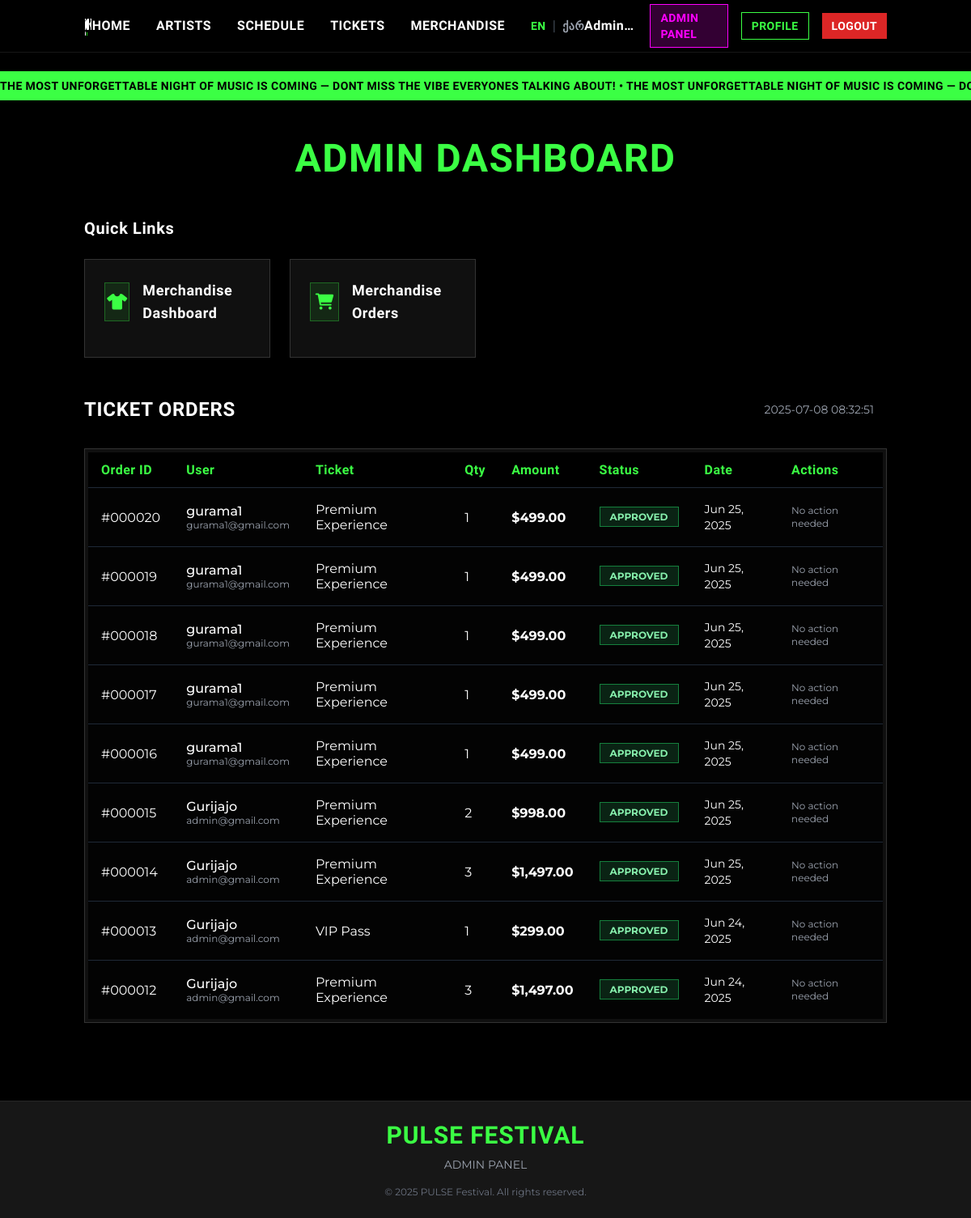
Page /admin/dashboard.php (signed in) on the committed database.
### tables this page shows
CREATE TABLE `orders` (
  `id` int NOT NULL,
  `user_id` int NOT NULL,
  `ticket_type_id` int NOT NULL,
  `id_number` varchar(50) DEFAULT NULL,
  `quantity` int NOT NULL,
  `total_amount` decimal(10,2) NOT NULL,
  `status` enum('pending','approved','rejected','completed') DEFAULT 'pending',
  `payment_method` varchar(50) DEFAULT NULL,
  `qr_code` varchar(255) DEFAULT NULL,
  `created_at` timestamp NULL DEFAULT CURRENT_TIMESTAMP
);

CREATE TABLE `users` (
  `id` int NOT NULL,
  `username` varchar(50) NOT NULL,
  `email` varchar(100) NOT NULL,
  `password` varchar(255) NOT NULL,
  `first_name` varchar(50) NOT NULL,
  `last_name` varchar(50) NOT NULL,
  `phone` varchar(20) DEFAULT NULL,
  `id_number` varchar(50) NOT NULL,
  `is_admin` tinyint(1) DEFAULT '0',
  `created_at` timestamp NULL DEFAULT CURRENT_TIMESTAMP,
  `is_active` tinyint(1) DEFAULT '1',
  `failed_login_attempts` int DEFAULT '0',
  `last_failed_login` timestamp NULL DEFAULT NULL,
  `session_invalidated_at` timestamp NULL DEFAULT NULL
);

CREATE TABLE `ticket_types` (
  `id` int NOT NULL,
  `name` varchar(50) NOT NULL,
  `price` decimal(10,2) NOT NULL,
  `description` text,
  `total_quantity` int NOT NULL,
  `available_quantity` int NOT NULL,
  `is_active` tinyint(1) DEFAULT '1',
  `created_at` timestamp NULL DEFAULT CURRENT_TIMESTAMP
);

### includes/functions.php (called while the page is built, shortened)
<?php
function getAllOrders() {
    $database = new Database();
    $conn = $database->getConnection();
    $query = "SELECT o.*, u.username, u.email, tt.name as ticket_name
              FROM orders o
              JOIN users u ON o.user_id = u.id
              JOIN ticket_types tt ON o.ticket_type_id = tt.id
              ORDER BY o.created_at DESC";
    $stmt = $conn->prepare($query);
    $stmt->execute();
    return $stmt->fetchAll(PDO::FETCH_ASSOC);
}
?>

### admin/dashboard.php (the view, shortened to what this page needs)
<?php
require_once '../includes/functions.php';
$currentDateTime = '2025-07-08 08:32:51';
$currentUser = isset($_SESSION['user_name']) ? $_SESSION['user_name'] : 'Guest';
$lang = $_GET['lang'] ?? $_SESSION['lang'] ?? 'en';
$t = $translations[$lang];
$orders = getAllOrders();
?>
<!DOCTYPE html>
<html lang="<?php echo $lang; ?>" class="dark">
<head>
    <script src="https://cdn.tailwindcss.com"></script>
    <link rel="stylesheet" href="https://cdnjs.cloudflare.com/ajax/libs/font-awesome/6.0.0/css/all.min.css">
</head>
<body class="bg-black text-white main-font min-h-screen">
    <nav class="fixed top-0 w-full z-50 bg-black backdrop-blur-sm border-b border-neutral-900" x-data="{ mobileMenu: false }">
        <div class="container mx-auto px-4">
            <div class="flex items-center justify-between h-16">
                <a href="../index.php" class="flex items-center space-x-2 z-20">
                    <img src="../images/logo.jfif" alt="PULSE Festival Logo" class="logo-image">
                </a>
                <div class="hidden md:flex items-center space-x-6 lg:space-x-8">
                    <a href="../index.php#home" class="hover:text-festival-yellow transition-colors festival-font"><?php echo $t['home']; ?></a>
                    <a href="../index.php#artists" class="hover:text-festival-yellow transition-colors festival-font"><?php echo $t['artists']; ?></a>
                    <a href="../index.php#schedule" class="hover:text-festival-yellow transition-colors festival-font"><?php echo $t['schedule']; ?></a>
                    <a href="../index.php#tickets" class="hover:text-festival-yellow transition-colors festival-font"><?php echo $t['tickets']; ?></a>
                    <a href="../merch.php" class="hover:text-festival-yellow transition-colors festival-font"><?php echo $t['merchandise']; ?></a>
                    <div class="flex items-center space-x-2">
                        <a href="?lang=en" class="<?php echo $lang === 'en' ? 'text-festival-yellow' : 'text-gray-400'; ?> hover:text-festival-yellow transition-colors text-sm festival-font font-bold">EN</a>
                        <span class="text-gray-600">|</span>
                        <a href="?lang=ka" class="<?php echo $lang === 'ka' ? 'text-festival-yellow' : 'text-gray-400'; ?> hover:text-festival-yellow transition-colors text-sm festival-font font-bold">ქარ</a>
                    </div>
                </div>
                <div class="hidden md:flex items-center space-x-4">
                    <span class="text-white festival-font hidden lg:inline-block truncate max-w-[120px]">
                        <?php echo htmlspecialchars($currentUser); ?>
                    </span>
                    <span class="bg-festival-purple/20 border border-festival-purple px-3 py-1.5 rounded-none text-festival-purple festival-font text-sm">
                        <?php echo $t['admin_panel']; ?>
                    </span>
                    <a href="../profile.php" class="bg-transparent px-3 py-1.5 rounded-none border border-festival-yellow text-festival-yellow hover:bg-festival-yellow hover:text-black transition-colors festival-font text-sm"><?php echo $t['profile']; ?></a>
                    <a href="../logout.php" class="bg-red-600 px-3 py-1.5 rounded-none hover:bg-red-700 transition-colors festival-font text-sm"><?php echo $t['logout']; ?></a>
                </div>
            </div>
        </div>
    </nav>
    <div class="scrolling-banner py-2 mt-16">
        <div class="scrolling-text whitespace-nowrap text-sm font-bold festival-font">
            <?php echo $t['most_anticipated']; ?> • <?php echo $t['most_anticipated']; ?> • <?php echo $t['most_anticipated']; ?> •
        </div>
    </div>
    <div class="container mx-auto px-4 py-8 sm:py-12">
        <h1 class="text-3xl sm:text-4xl md:text-5xl font-bold text-center mb-8 sm:mb-12 text-festival-yellow festival-font"><?php echo $t['admin_dashboard']; ?></h1>
        <div class="max-w-6xl mx-auto mb-12">
            <h2 class="text-xl font-bold mb-6 festival-font"><?php echo $t['quick_links']; ?></h2>
            <div class="grid grid-cols-1 sm:grid-cols-2 lg:grid-cols-4 gap-6">
                <a href="admin_merch.php" class="admin-card p-6 rounded-none group">
                    <div class="flex items-center mb-4">
                        <div class="w-12 h-12 rounded-none admin-card-icon flex items-center justify-center mr-4">
                            <i class="fas fa-tshirt text-festival-yellow text-xl"></i>
                        </div>
                        <h3 class="text-lg font-bold festival-font group-hover:text-festival-yellow transition-colors"><?php echo $t['merch_dashboard']; ?></h3>
                    </div>
                </a>
                <a href="admin_orders.php" class="admin-card p-6 rounded-none group">
                    <div class="flex items-center mb-4">
                        <div class="w-12 h-12 rounded-none admin-card-icon flex items-center justify-center mr-4">
                            <i class="fas fa-shopping-cart text-festival-yellow text-xl"></i>
                        </div>
                        <h3 class="text-lg font-bold festival-font group-hover:text-festival-yellow transition-colors"><?php echo $t['merch_orders']; ?></h3>
                    </div>
                </a>
            </div>
        </div>
        <div class="max-w-7xl mx-auto">
            <div class="flex flex-col sm:flex-row justify-between items-start sm:items-center mb-6 sm:mb-8">
                <h2 class="text-xl sm:text-2xl font-bold text-white festival-font mb-2 sm:mb-0"><?php echo $t['ticket_orders']; ?></h2>
                <div class="flex items-center">
                    <div class="text-sm text-gray-400 mr-4">
                        <?php echo $currentDateTime; ?>
                    </div>
                </div>
            </div>
            <div class="admin-container rounded-none p-1">
                <div class="overflow-x-auto bg-black/80">
                    <table class="w-full">
                        <thead class="bg-black">
                            <tr class="text-festival-yellow">
                                <th class="px-4 py-3 text-left festival-font"><?php echo $t['order_id']; ?></th>
                                <th class="px-4 py-3 text-left festival-font"><?php echo $t['user']; ?></th>
                                <th class="px-4 py-3 text-left festival-font hidden sm:table-cell"><?php echo $t['ticket']; ?></th>
                                <th class="px-4 py-3 text-left festival-font"><?php echo $t['qty']; ?></th>
                                <th class="px-4 py-3 text-left festival-font hidden xs:table-cell"><?php echo $t['amount']; ?></th>
                                <th class="px-4 py-3 text-left festival-font"><?php echo $t['status']; ?></th>
                                <th class="px-4 py-3 text-left festival-font hidden md:table-cell"><?php echo $t['date']; ?></th>
                                <th class="px-4 py-3 text-left festival-font"><?php echo $t['actions']; ?></th>
                            </tr>
                        </thead>
                        <tbody>
                            <?php foreach ($orders as $order): ?>
                                <tr class="border-t border-gray-800 hover:bg-gray-900/30 transition-colors">
                                    <td class="px-4 py-4">#<?php echo sprintf('%06d', $order['id']); ?></td>
                                    <td class="px-4 py-4">
                                        <div class="font-medium"><?php echo htmlspecialchars($order['username']); ?></div>
                                        <div class="text-xs text-gray-400 hidden xs:block"><?php echo htmlspecialchars($order['email']); ?></div>
                                    </td>
                                    <td class="px-4 py-4 hidden sm:table-cell"><?php echo htmlspecialchars($order['ticket_name']); ?></td>
                                    <td class="px-4 py-4"><?php echo $order['quantity']; ?></td>
                                    <td class="px-4 py-4 font-bold hidden xs:table-cell">$<?php echo number_format($order['total_amount'], 2); ?></td>
                                    <td class="px-4 py-4">
                                        <span class="px-3 py-1 rounded-none text-xs font-bold
                                            <?php echo $order['status'] === 'approved' ? 'bg-green-900/40 text-green-300 border border-green-700' :
                                                ($order['status'] === 'rejected' ? 'bg-red-900/40 text-red-300 border border-red-700' :
                                                'bg-yellow-900/40 text-yellow-300 border border-yellow-700'); ?>">
                                            <?php echo strtoupper($order['status']); ?>
                                        </span>
                                    </td>
                                    <td class="px-4 py-4 text-sm hidden md:table-cell"><?php echo date('M j, Y', strtotime($order['created_at'])); ?></td>
                                    <td class="px-4 py-4">
                                        <?php if ($order['status'] === 'pending'): ?>
                                            <div class="flex flex-col xs:flex-row space-y-2 xs:space-y-0 xs:space-x-2">
                                                <form method="POST" class="inline">
                                                    <input type="hidden" name="order_id" value="<?php echo $order['id']; ?>">
                                                    <input type="hidden" name="action" value="approve">
                                                    <button type="submit" class="action-button bg-green-600 text-white px-3 py-1 rounded-none text-xs hover:bg-green-500 transition-colors">
                                                        <i class="fas fa-check mr-1"></i><?php echo $t['approve']; ?>
                                                    </button>
                                                </form>
                                                <form method="POST" class="inline">
                                                    <input type="hidden" name="order_id" value="<?php echo $order['id']; ?>">
                                                    <input type="hidden" name="action" value="reject">
                                                    <button type="submit" class="action-button bg-red-600 text-white px-3 py-1 rounded-none text-xs hover:bg-red-500 transition-colors">
                                                        <i class="fas fa-times mr-1"></i><?php echo $t['reject']; ?>
                                                    </button>
                                                </form>
                                            </div>
                                        <?php else: ?>
                                            <span class="text-gray-400 text-xs"><?php echo $t['no_action']; ?></span>
                                        <?php endif; ?>
                                    </td>
                                </tr>
                            <?php endforeach; ?>
                        </tbody>
                    </table>
                </div>
            </div>
        </div>
    </div>
    <footer class="bg-neutral-900 py-6 border-t border-neutral-800 mt-8 sm:mt-12">
        <div class="container mx-auto px-4 text-center">
            <h2 class="text-2xl sm:text-3xl font-bold mb-2 text-festival-yellow festival-font">PULSE FESTIVAL</h2>
            <p class="text-gray-400 mb-4 text-sm"><?php echo $t['admin_panel']; ?></p>
            <div class="text-xs text-gray-500">
                &copy; 2025 PULSE Festival. All rights reserved.
            </div>
        </div>
    </footer>
</body>
</html>

### admin/dashboard.php (style rules this page uses)
:root { --primary-color: #3bff44; }
.festival-font { font-family: 'Rajdhani', sans-serif; font-weight: 600; letter-spacing: 0.03em; }
.main-font { font-family: 'Montserrat', sans-serif; }
body { background-color: #000; overflow-x: hidden; }
.admin-container { background: rgba(20, 20, 20, 0.8); border: 1px solid #333; position: relative; overflow: hidden; }
.scrolling-banner { background-color: var(--primary-color); color: black; overflow: hidden; }
.scrolling-text { animation: scroll 25s linear infinite; }
.logo-image { height: 40px; width: auto; }
.admin-card { background: rgba(20, 20, 20, 0.8); border: 1px solid #333; transition: all 0.3s ease; position: relative; overflow: hidden; }
.admin-card-icon { background: rgba(59, 255, 68, 0.1); border: 1px solid rgba(59, 255, 68, 0.3); }

### rows in the picture
orders: id "000020", user.username "gurama1", user.email "gurama1@gmail.com", ticket_type.name "Premium Experience", quantity "1", total_amount "499.00", status "APPROVED", created_at "Jun 25, 2025"
orders: id "000019", user.username "gurama1", user.email "gurama1@gmail.com", ticket_type.name "Premium Experience", quantity "1", total_amount "499.00", status "APPROVED", created_at "Jun 25, 2025"
orders: id "000018", user.username "gurama1", user.email "gurama1@gmail.com", ticket_type.name "Premium Experience", quantity "1", total_amount "499.00", status "APPROVED", created_at "Jun 25, 2025"
orders: id "000017", user.username "gurama1", user.email "gurama1@gmail.com", ticket_type.name "Premium Experience", quantity "1", total_amount "499.00", status "APPROVED", created_at "Jun 25, 2025"
orders: id "000016", user.username "gurama1", user.email "gurama1@gmail.com", ticket_type.name "Premium Experience", quantity "1", total_amount "499.00", status "APPROVED", created_at "Jun 25, 2025"
orders: id "000015", user.username "Gurijajo", user.email "admin@gmail.com", ticket_type.name "Premium Experience", quantity "2", total_amount "998.00", status "APPROVED", created_at "Jun 25, 2025"
orders: id "000014", user.username "Gurijajo", user.email "admin@gmail.com", ticket_type.name "Premium Experience", quantity "3", total_amount "1,497.00", status "APPROVED", created_at "Jun 25, 2025"
orders: id "000013", user.username "Gurijajo", user.email "admin@gmail.com", ticket_type.name "VIP Pass", quantity "1", total_amount "299.00", status "APPROVED", created_at "Jun 24, 2025"
orders: id "000012", user.username "Gurijajo", user.email "admin@gmail.com", ticket_type.name "Premium Experience", quantity "3", total_amount "1,497.00", status "APPROVED", created_at "Jun 24, 2025"

### other values in the picture
$t['home'] "HOME"
$t['artists'] "ARTISTS"
$t['schedule'] "SCHEDULE"
$t['tickets'] "TICKETS"
$t['merchandise'] "MERCHANDISE"
$currentUser "Admin…"
$t['admin_panel'] "ADMIN PANEL"
$t['profile'] "PROFILE"
$t['logout'] "LOGOUT"
$t['most_anticipated'] "THE MOST UNFORGETTABLE NIGHT OF MUSIC IS COMING — DONT MISS THE VIBE EVERYONES TALKING ABOUT!"
$t['most_anticipated'] "THE MOST UNFORGETTABLE NIGHT OF MUSIC IS COMING —…"
$t['admin_dashboard'] "ADMIN DASHBOARD"
$t['quick_links'] "Quick Links"
$t['merch_dashboard'] "Merchandise Dashboard"
$t['merch_orders'] "Merchandise Orders"
